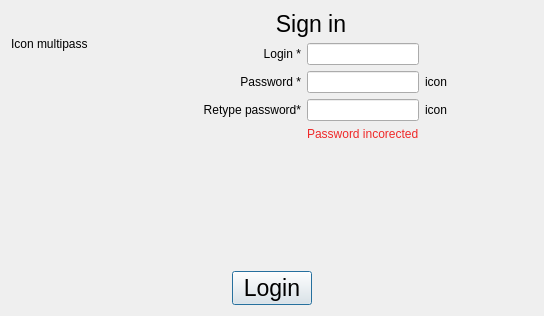
<?xml version="1.0" encoding="UTF-8"?>
<ui version="4.0">
 <class>DialogAuthorise</class>
 <widget class="QDialog" name="DialogAuthorise">
  <property name="geometry">
   <rect>
    <x>0</x>
    <y>0</y>
    <width>544</width>
    <height>316</height>
   </rect>
  </property>
  <property name="windowTitle">
   <string>Dialog</string>
  </property>
  <layout class="QGridLayout" name="gridLayout_3">
   <item row="1" column="1">
    <widget class="QPushButton" name="pushButton">
     <property name="font">
      <font>
       <pointsize>17</pointsize>
      </font>
     </property>
     <property name="text">
      <string>Login</string>
     </property>
    </widget>
   </item>
   <item row="1" column="2">
    <spacer name="horizontalSpacer_4">
     <property name="orientation">
      <enum>Qt::Horizontal</enum>
     </property>
     <property name="sizeHint" stdset="0">
      <size>
       <width>214</width>
       <height>20</height>
      </size>
     </property>
    </spacer>
   </item>
   <item row="0" column="0" colspan="3">
    <layout class="QGridLayout" name="gridLayout_2">
     <item row="0" column="0">
      <widget class="QLabel" name="labelIconMultypass">
       <property name="text">
        <string>Icon multipass</string>
       </property>
      </widget>
     </item>
     <item row="0" column="1" rowspan="2">
      <layout class="QGridLayout" name="gridLayout">
       <item row="3" column="2">
        <widget class="QLineEdit" name="leRetypePassword">
         <property name="sizePolicy">
          <sizepolicy hsizetype="MinimumExpanding" vsizetype="Fixed">
           <horstretch>0</horstretch>
           <verstretch>0</verstretch>
          </sizepolicy>
         </property>
         <property name="inputMethodHints">
          <set>Qt::ImhHiddenText|Qt::ImhNoAutoUppercase|Qt::ImhNoPredictiveText|Qt::ImhSensitiveData</set>
         </property>
         <property name="echoMode">
          <enum>QLineEdit::Password</enum>
         </property>
        </widget>
       </item>
       <item row="4" column="2">
        <widget class="QLabel" name="labelInfoPassword">
         <property name="font">
          <font>
           <pointsize>9</pointsize>
          </font>
         </property>
         <property name="styleSheet">
          <string notr="true">color: rgb(239, 41, 41);</string>
         </property>
         <property name="text">
          <string>Password incorected</string>
         </property>
        </widget>
       </item>
       <item row="1" column="1">
        <widget class="QLabel" name="labelLogin">
         <property name="sizePolicy">
          <sizepolicy hsizetype="Minimum" vsizetype="Preferred">
           <horstretch>0</horstretch>
           <verstretch>0</verstretch>
          </sizepolicy>
         </property>
         <property name="text">
          <string>Login *</string>
         </property>
         <property name="alignment">
          <set>Qt::AlignRight|Qt::AlignTrailing|Qt::AlignVCenter</set>
         </property>
        </widget>
       </item>
       <item row="2" column="0">
        <spacer name="horizontalSpacer">
         <property name="orientation">
          <enum>Qt::Horizontal</enum>
         </property>
         <property name="sizeHint" stdset="0">
          <size>
           <width>40</width>
           <height>20</height>
          </size>
         </property>
        </spacer>
       </item>
       <item row="3" column="1">
        <widget class="QLabel" name="labelRetypePassword">
         <property name="sizePolicy">
          <sizepolicy hsizetype="Minimum" vsizetype="Preferred">
           <horstretch>0</horstretch>
           <verstretch>0</verstretch>
          </sizepolicy>
         </property>
         <property name="text">
          <string>Retype password*</string>
         </property>
         <property name="alignment">
          <set>Qt::AlignRight|Qt::AlignTrailing|Qt::AlignVCenter</set>
         </property>
        </widget>
       </item>
       <item row="3" column="3">
        <widget class="QLabel" name="iconShowPass2">
         <property name="text">
          <string>icon</string>
         </property>
        </widget>
       </item>
       <item row="0" column="1" colspan="2">
        <widget class="QLabel" name="labelSign">
         <property name="font">
          <font>
           <pointsize>17</pointsize>
          </font>
         </property>
         <property name="text">
          <string>Sign in</string>
         </property>
         <property name="alignment">
          <set>Qt::AlignCenter</set>
         </property>
        </widget>
       </item>
       <item row="1" column="2">
        <widget class="QLineEdit" name="leLogin">
         <property name="sizePolicy">
          <sizepolicy hsizetype="MinimumExpanding" vsizetype="Fixed">
           <horstretch>0</horstretch>
           <verstretch>0</verstretch>
          </sizepolicy>
         </property>
        </widget>
       </item>
       <item row="2" column="2">
        <widget class="QLineEdit" name="lePassword">
         <property name="sizePolicy">
          <sizepolicy hsizetype="MinimumExpanding" vsizetype="Fixed">
           <horstretch>0</horstretch>
           <verstretch>0</verstretch>
          </sizepolicy>
         </property>
         <property name="inputMethodHints">
          <set>Qt::ImhHiddenText|Qt::ImhNoAutoUppercase|Qt::ImhNoPredictiveText|Qt::ImhSensitiveData</set>
         </property>
         <property name="echoMode">
          <enum>QLineEdit::Password</enum>
         </property>
        </widget>
       </item>
       <item row="2" column="1">
        <widget class="QLabel" name="labelPassword">
         <property name="sizePolicy">
          <sizepolicy hsizetype="Minimum" vsizetype="Preferred">
           <horstretch>0</horstretch>
           <verstretch>0</verstretch>
          </sizepolicy>
         </property>
         <property name="text">
          <string>Password *</string>
         </property>
         <property name="alignment">
          <set>Qt::AlignRight|Qt::AlignTrailing|Qt::AlignVCenter</set>
         </property>
        </widget>
       </item>
       <item row="2" column="3">
        <widget class="QLabel" name="iconShowPass1">
         <property name="text">
          <string>icon</string>
         </property>
        </widget>
       </item>
       <item row="1" column="3">
        <spacer name="horizontalSpacer_2">
         <property name="orientation">
          <enum>Qt::Horizontal</enum>
         </property>
         <property name="sizeHint" stdset="0">
          <size>
           <width>40</width>
           <height>20</height>
          </size>
         </property>
        </spacer>
       </item>
      </layout>
     </item>
     <item row="1" column="0" rowspan="2">
      <spacer name="verticalSpacer_2">
       <property name="orientation">
        <enum>Qt::Vertical</enum>
       </property>
       <property name="sizeHint" stdset="0">
        <size>
         <width>20</width>
         <height>208</height>
        </size>
       </property>
      </spacer>
     </item>
     <item row="2" column="1">
      <spacer name="verticalSpacer">
       <property name="orientation">
        <enum>Qt::Vertical</enum>
       </property>
       <property name="sizeHint" stdset="0">
        <size>
         <width>20</width>
         <height>68</height>
        </size>
       </property>
      </spacer>
     </item>
    </layout>
   </item>
   <item row="1" column="0">
    <spacer name="horizontalSpacer_3">
     <property name="orientation">
      <enum>Qt::Horizontal</enum>
     </property>
     <property name="sizeHint" stdset="0">
      <size>
       <width>214</width>
       <height>20</height>
      </size>
     </property>
    </spacer>
   </item>
  </layout>
 </widget>
 <tabstops>
  <tabstop>leLogin</tabstop>
  <tabstop>lePassword</tabstop>
  <tabstop>leRetypePassword</tabstop>
  <tabstop>pushButton</tabstop>
 </tabstops>
 <resources/>
 <connections/>
</ui>
